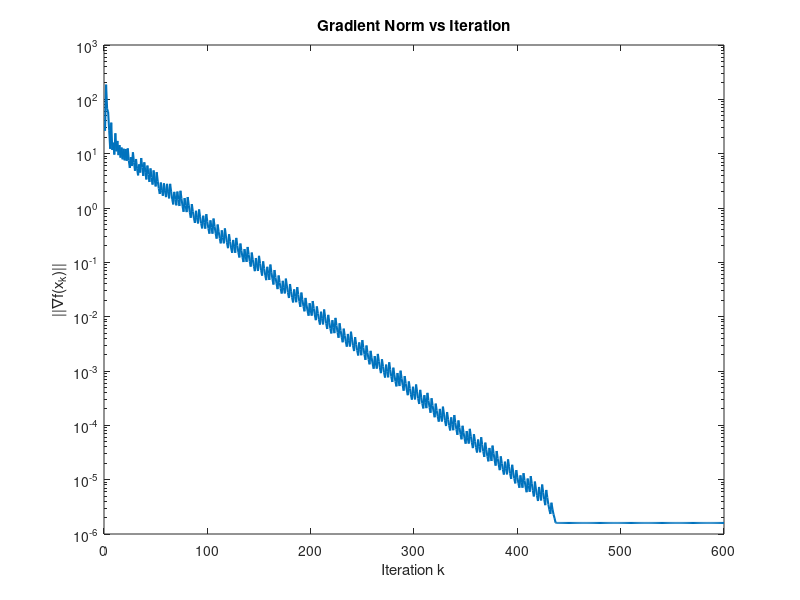
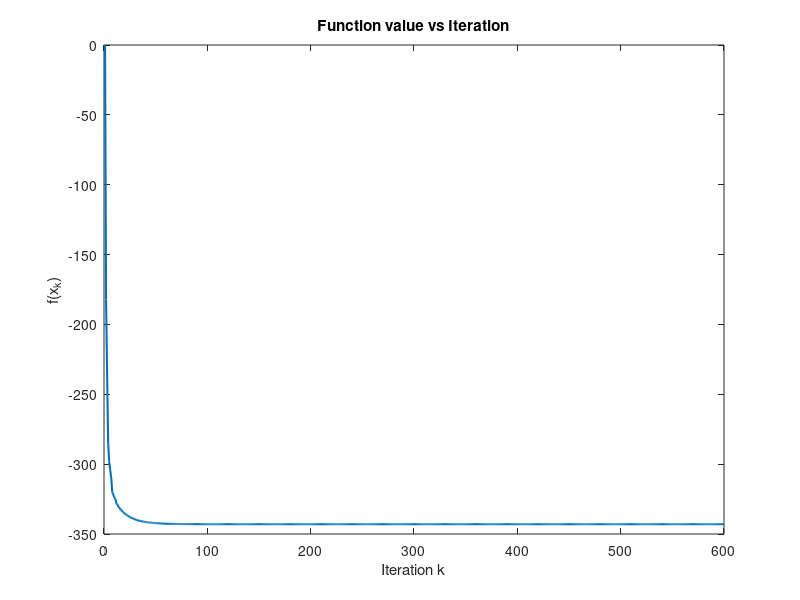

These charts were generated, in order, by the following MATLAB code:
% ------------------ Problem setting -----------------------

% x = [x(1), x(2)]
% x(1) = x
% x(2) = y

f = @(x) x(1)^2 - 5*x(1)*x(2) + x(2)^4 - 25*x(1) - 8*x(2);

grad_f = @(x) [2*x(1) - 5*x(2) - 25;
               -5*x(1) + 4*x(2)^3 - 8];

Hessian_f = @(x) [2, -5;
                  -5, 12*x(2)^2];


% ------------------- Initialization -----------------------

eta = 2.0;
epsilon = 1e-3;
tol = 1e-6;
alpha_init = 1.0;
alpha = alpha_init;

max_iter = 600;
x_0 = [0; 0];   % x = [x, y]
x = x_0;     

f_vals = zeros(max_iter, 1);
grad_norms = zeros(max_iter, 1);


%---------GD with Armijo's rule for line search-------------

for k = 1: max_iter
    g = grad_f(x);
    d = -g;

    grad_norms(k) = norm(g);
    f_vals(k) = f(x);

    if grad_norms(k) < tol
        break;
    end


    while true

        cond1 = f(x + alpha * d) <= f(x) + epsilon * alpha * g' * d;
        cond2 = f(x + eta * alpha * d) <= f(x) + epsilon * eta * alpha * g' * d;

        if cond1 && cond2
            alpha = eta * alpha;

        elseif ~cond1
            alpha = alpha / eta;

        else
            break;

        end
    end

    x = x + alpha * d;
end


%------------------------- Hessian Check -------------------------

x_star = x;
H = Hessian_f(x_star);
eigenvalues = eig(H);

fprintf('Initial point x_0: [%.1f, %.1f]\n', x_0(1), x_0(2));
fprintf('Initial alpha value: %.2e\n', alpha_init);
fprintf('Minimum point x*: (%.4f, %.4f)\n', x_star(1), x_star(2))
fprintf('Final alpha value: %.2e\n', alpha);
fprintf('Gradient norm at solution: %.2e\n', norm(grad_f(x_star)))
fprintf('Eigenvalues of Hessian: %.4f, %.4f\n', eigenvalues)

if all(eigenvalues > 0)
    disp('The point is local minimum since Hessian is positive definite')
else
    disp('The point is not a stricy local minimum since Hessian is not positive definite')
end


%------------------------ Plot ------------------------------

figure;
semilogy(grad_norms, 'LineWidth', 1.5);
xlabel('Iteration k');
ylabel('||∇f(x_k)||');
title('Gradient Norm vs Iteration');

figure;
plot(f_vals, 'LineWidth', 1.5);
xlabel('Iteration k');
ylabel('f(x_k)');
title('Function value vs Iteration');